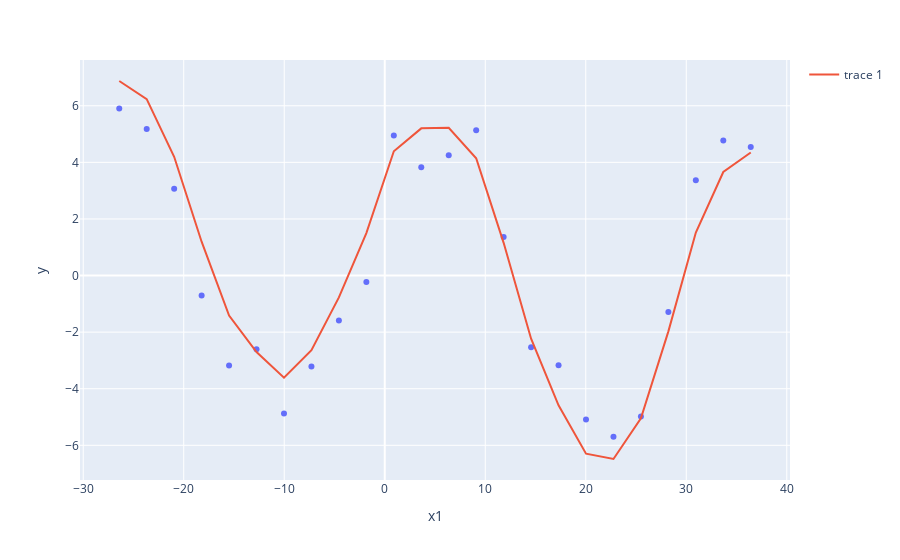
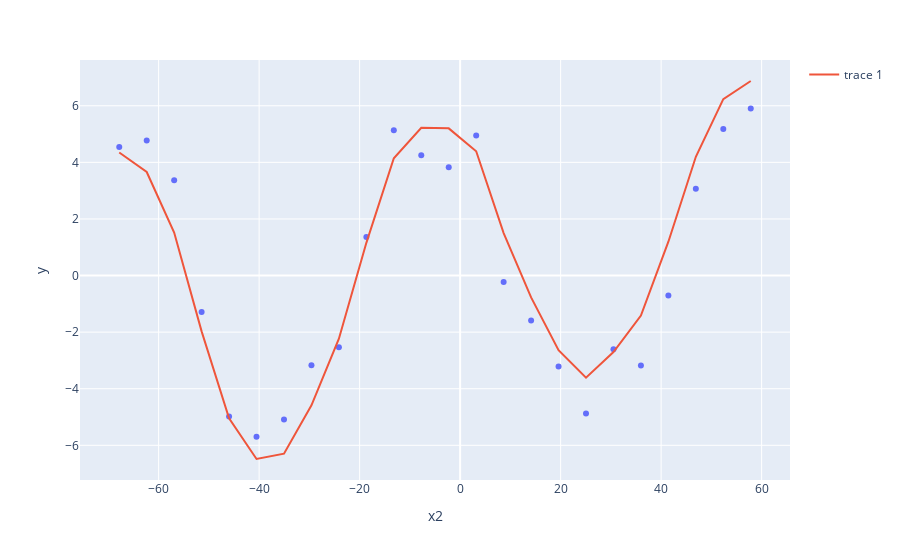
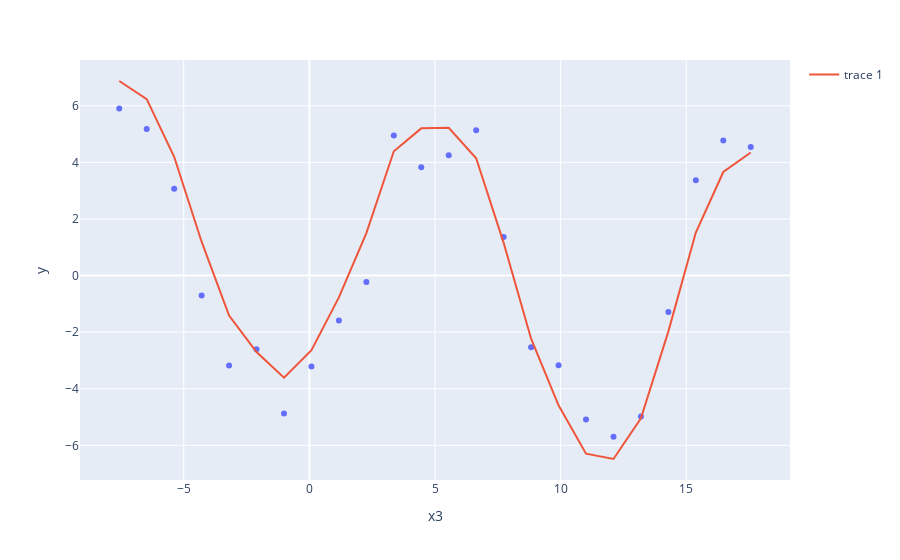

Here is the notebook cell these charts were saved with, in order:
### Code cell
tmp = pd.DataFrame({'x1': (np.asarray(x[:,0])).flatten(),
                    'x2': (np.asarray(x[:,1])).flatten(),
                    'x3': (np.asarray(x[:,2])).flatten(),
                    'y': (np.asarray(y)).flatten(),
                    'y_pred': (np.asarray(y_pred)).flatten(),
                   })

### x1

fig = px.scatter(tmp, x="x1", y="y")
fig = fig.add_scatter(x=tmp["x1"], y=tmp["y_pred"])
fig.show()


### x2


fig = px.scatter(tmp, x="x2", y="y")
fig = fig.add_scatter(x=tmp["x2"], y=tmp["y_pred"])


fig.show()

### x3

fig = px.scatter(tmp, x="x3", y="y")
fig = fig.add_scatter(x=tmp["x3"], y=tmp["y_pred"])
fig.show()

### Figure 1 — Plotly figure (JSON) as saved in the notebook; plotly's stock layout.template omitted (floating-point values rounded to 4 significant figures)
{"data": [{"hovertemplate": "x1=%{x}<br>y=%{y}<extra></extra>", "legendgroup": "", "marker": {"color": "#636efa", "symbol": "circle"}, "mode": "markers", "name": "", "orientation": "v", "showlegend": false, "type": "scatter", "x": [-26.42, -23.68, -20.95, -18.22, -15.49, -12.76, -10.03, -7.293, -4.561, -1.83, 0.9023, 3.634, 6.366, 9.098, 11.83, 14.56, 17.29, 20.03, 22.76, 25.49, 28.22, 30.95, 33.68, 36.42], "xaxis": "x", "y": [5.905, 5.181, 3.07, -0.7068, -3.182, -2.601, -4.876, -3.214, -1.588, -0.2325, 4.952, 3.83, 4.249, 5.135, 1.361, -2.531, -3.174, -5.089, -5.696, -4.983, -1.292, 3.365, 4.776, 4.542], "yaxis": "y"}, {"type": "scatter", "x": [-26.42, -23.68, -20.95, -18.22, -15.49, -12.76, -10.03, -7.293, -4.561, -1.83, 0.9023, 3.634, 6.366, 9.098, 11.83, 14.56, 17.29, 20.03, 22.76, 25.49, 28.22, 30.95, 33.68, 36.42], "y": [6.875, 6.235, 4.197, 1.196, -1.413, -2.702, -3.608, -2.64, -0.774, 1.501, 4.394, 5.201, 5.224, 4.146, 1.155, -2.232, -4.585, -6.296, -6.483, -5.046, -1.972, 1.518, 3.658, 4.349]}], "layout": {"autosize": true, "legend": {"tracegroupgap": 0}, "margin": {"t": 60}, "xaxis": {"anchor": "y", "autorange": true, "domain": [0, 1], "range": [-30.39, 40.39], "title": {"text": "x1"}, "type": "linear"}, "yaxis": {"anchor": "x", "autorange": true, "domain": [0, 1], "range": [-7.225, 7.617], "title": {"text": "y"}, "type": "linear"}}}

### Figure 2 — Plotly figure (JSON) as saved in the notebook; plotly's stock layout.template omitted (floating-point values rounded to 4 significant figures)
{"data": [{"hovertemplate": "x2=%{x}<br>y=%{y}<extra></extra>", "legendgroup": "", "marker": {"color": "#636efa", "symbol": "circle"}, "mode": "markers", "name": "", "orientation": "v", "showlegend": false, "type": "scatter", "x": [57.83, 52.37, 46.9, 41.44, 35.98, 30.51, 25.05, 19.59, 14.12, 8.659, 3.195, -2.268, -7.732, -13.2, -18.66, -24.12, -29.59, -35.05, -40.51, -45.98, -51.44, -56.9, -62.37, -67.83], "xaxis": "x", "y": [5.905, 5.181, 3.07, -0.7068, -3.182, -2.601, -4.876, -3.214, -1.588, -0.2325, 4.952, 3.83, 4.249, 5.135, 1.361, -2.531, -3.174, -5.089, -5.696, -4.983, -1.292, 3.365, 4.776, 4.542], "yaxis": "y"}, {"type": "scatter", "x": [57.83, 52.37, 46.9, 41.44, 35.98, 30.51, 25.05, 19.59, 14.12, 8.659, 3.195, -2.268, -7.732, -13.2, -18.66, -24.12, -29.59, -35.05, -40.51, -45.98, -51.44, -56.9, -62.37, -67.83], "y": [6.875, 6.235, 4.197, 1.196, -1.413, -2.702, -3.608, -2.64, -0.774, 1.501, 4.394, 5.201, 5.224, 4.146, 1.155, -2.232, -4.585, -6.296, -6.483, -5.046, -1.972, 1.518, 3.658, 4.349]}], "layout": {"autosize": true, "legend": {"tracegroupgap": 0}, "margin": {"t": 60}, "xaxis": {"anchor": "y", "autorange": true, "domain": [0, 1], "range": [-75.79, 65.79], "title": {"text": "x2"}, "type": "linear"}, "yaxis": {"anchor": "x", "autorange": true, "domain": [0, 1], "range": [-7.225, 7.617], "title": {"text": "y"}, "type": "linear"}}}

### Figure 3 — Plotly figure (JSON) as saved in the notebook; plotly's stock layout.template omitted (floating-point values rounded to 4 significant figures)
{"data": [{"hovertemplate": "x3=%{x}<br>y=%{y}<extra></extra>", "legendgroup": "", "marker": {"color": "#636efa", "symbol": "circle"}, "mode": "markers", "name": "", "orientation": "v", "showlegend": false, "type": "scatter", "x": [-7.566, -6.474, -5.381, -4.288, -3.195, -2.103, -1.01, 0.08272, 1.175, 2.268, 3.361, 4.454, 5.546, 6.639, 7.732, 8.825, 9.917, 11.01, 12.1, 13.2, 14.29, 15.38, 16.47, 17.57], "xaxis": "x", "y": [5.905, 5.181, 3.07, -0.7068, -3.182, -2.601, -4.876, -3.214, -1.588, -0.2325, 4.952, 3.83, 4.249, 5.135, 1.361, -2.531, -3.174, -5.089, -5.696, -4.983, -1.292, 3.365, 4.776, 4.542], "yaxis": "y"}, {"type": "scatter", "x": [-7.566, -6.474, -5.381, -4.288, -3.195, -2.103, -1.01, 0.08272, 1.175, 2.268, 3.361, 4.454, 5.546, 6.639, 7.732, 8.825, 9.917, 11.01, 12.1, 13.2, 14.29, 15.38, 16.47, 17.57], "y": [6.875, 6.235, 4.197, 1.196, -1.413, -2.702, -3.608, -2.64, -0.774, 1.501, 4.394, 5.201, 5.224, 4.146, 1.155, -2.232, -4.585, -6.296, -6.483, -5.046, -1.972, 1.518, 3.658, 4.349]}], "layout": {"autosize": true, "legend": {"tracegroupgap": 0}, "margin": {"t": 60}, "xaxis": {"anchor": "y", "autorange": true, "domain": [0, 1], "range": [-9.157, 19.16], "title": {"text": "x3"}, "type": "linear"}, "yaxis": {"anchor": "x", "autorange": true, "domain": [0, 1], "range": [-7.225, 7.617], "title": {"text": "y"}, "type": "linear"}}}
